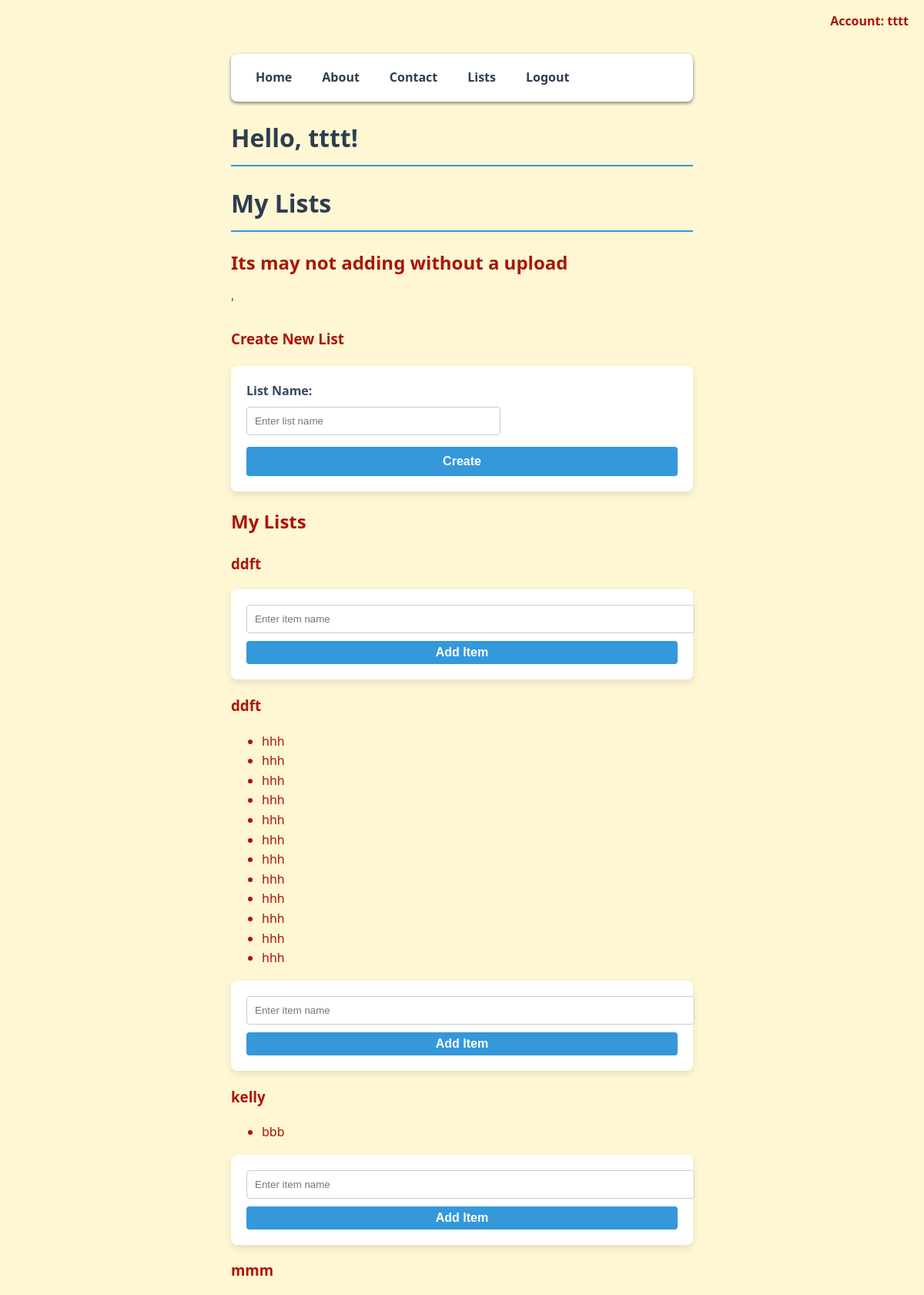
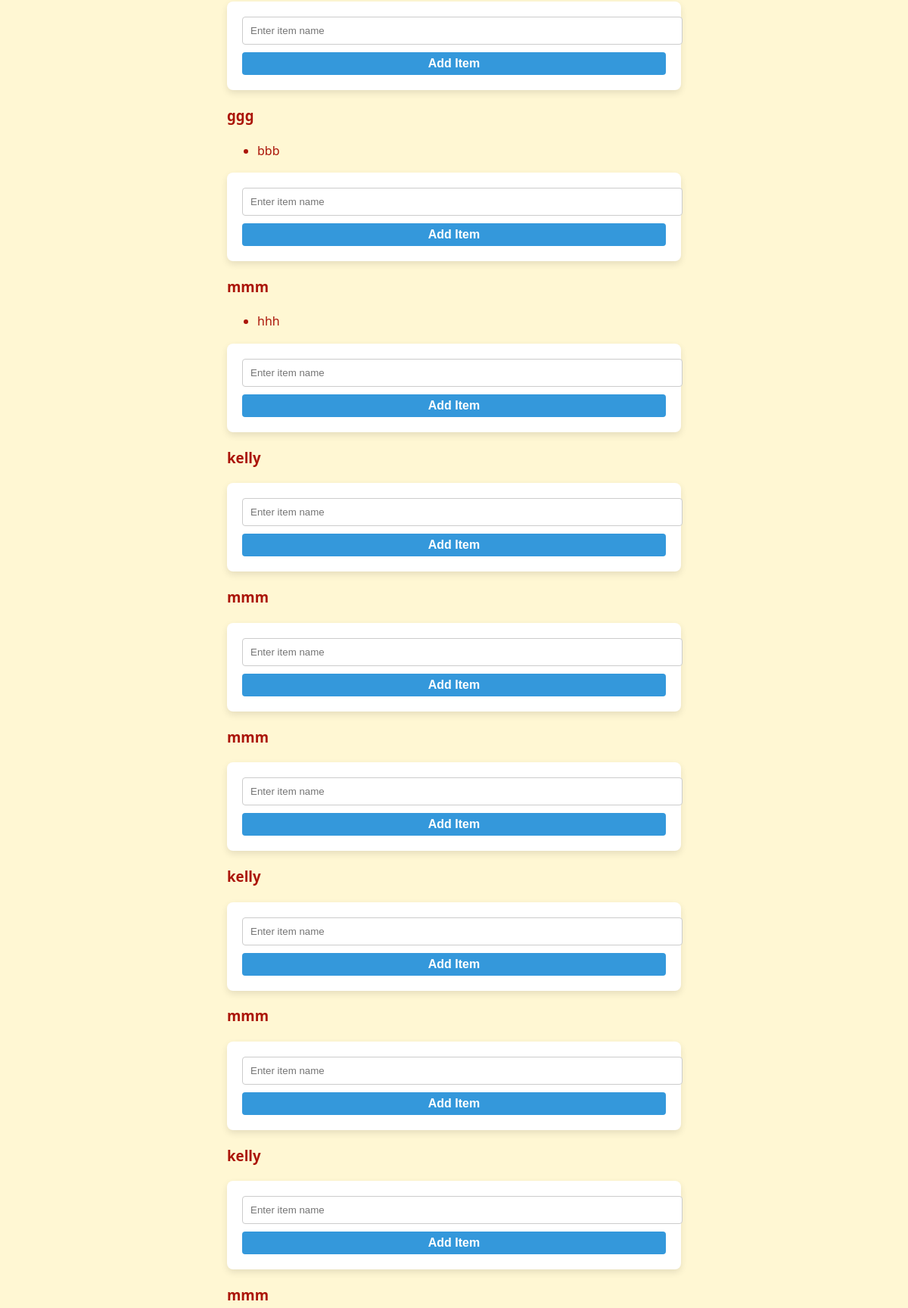
Screenshot of / (signed in, upper part) with the database file from the repository (2 pictures, top to bottom).
### site.py (models this page shows)
class Group(db.Model):
    id = db.Column(db.Integer, primary_key=True)
    name = db.Column(db.String(100), nullable=False)
    user_id = db.Column(db.Integer, db.ForeignKey('user.id'), nullable=False)
    items = db.relationship('Item', backref='group', cascade='all, delete-orphan', lazy=True)

class Item(db.Model):
    id = db.Column(db.Integer, primary_key=True)
    text = db.Column(db.String(200), nullable=False)
    group_id = db.Column(db.Integer, db.ForeignKey('group.id'), nullable=False)

### site.py (the view)
@app.route('/')
def home():
    username = session.get('username')
    lists = []
    if username:
        user = User.query.filter_by(username=username).first()
        if user:
            lists = Group.query.filter_by(user_id=user.id).all()
    return render_template('index.html', username=username, lists=lists)

### templates/index.html (shortened to what this page needs)
<!DOCTYPE html>
<html lang="en">
<head>
    <link rel="stylesheet" href="{{ url_for('static', filename='style.css') }}">
</head>
<body>
    <nav>
        <a href="{{url_for('home') }}">Home</a>
        <a href="{{url_for('about') }}">About</a>
        <a href="{{url_for('contact') }}">Contact</a>
        <a href="{{url_for('lists') }}">Lists</a>
        {% if username %}
            <a href="{{ url_for('logout') }}">Logout</a>
        {% else %}
            <a href="{{ url_for('login') }}">Login</a>
            <a href="{{ url_for('register') }}">Register</a>
        {% endif %}
    </nav>
    {% if username %}
        <div style='position: absolute; top:15px; right: 20px; font-weight: bold;'>
            Account: {{ username }}
        </div>
    {% endif %}
    <header>
        <h1>Hello, {{ username }}!</h1>
    </header>
    <h1>My Lists</h1>
    <h2>Its may not adding without a upload</h2>
    {% if username %}
        <div class='card'>'
            <h3>Create New List</h3>
            <form hx-post="{{ url_for('create_list') }}"
                  hx-target='#lists-container'
                  hx-swap='beforeend'
                  hx-on::after-request="this.reset()"
                  method="POST">
                <label for="list_name">List Name:</label>
                <input type="text" id="list_name" name="list_name" required placeholder="Enter list name">
                <button type="submit">Create</button>
            </form>
        </div>
        <h2>My Lists</h2>
        <div class='group-container' id='lists-container'>
            {% if lists %}
                {% for list in lists %}
                    <div class='group-card' id='list-card-{{ list.id }}'>
                        <h3>{{ list.name }}</h3>
                        <ul class='item-list' id='items-{{ list.id }}'>
                            {% for item in list.items %}
                                <li>{{ item.text }}</li>
                            {% endfor %}
                        </ul>
                        <form hx-post="{{ url_for('add_item', list_id=list.id) }}"
                              hx-target="#items-{{ list.id }}"
                              hx-swap="innerHTML"
                              hx-on::after-request="this.reset()"
                              style="margin-top: 15px;">
                            <input type="text" name="text" required placeholder="Enter item name" style="width: 100%; margin-bottom: 10px;">
                            <button type="submit" style='font-size: 16px; padding: 6px 12px;'>Add Item</button>
                        </form>
                    </div>
                {% endfor %}
            {% else %}
                <p>You have no lists yet. Create one above!</p>
            {% endif %}
        </div>
    {% else %}
        <p>Please <a href="{{url_for('login')}}">log in</a> or <a href="{{ url_for('register')}}">register</a> to view your lists.</p>
    {% endif %}
</body>
</html>

### static/style.css (style rules this page uses)
body { font-family: 'Segoe UI', Tahoma, Verdana, Geneva, sans-serif; background-color: #fff7d3; color: #AB1509; max-width: 600px; margin: 50px auto; padding: 20px; line-height: 1.6; }
h1 { color: #2c3e50; border-bottom: 2px solid #3498db; padding-bottom: 10px; }
nav { margin-bottom: 20px; }
nav a, p a { color: #3498db; text-decoration: none; margin-right: 15px; font-weight: 600; }
form { background: #ffffff; padding: 20px; border-radius: 7px; box-shadow: 0 4px 10px rgba(0, 0, 0, 0.05); margin-top: 20px; }
label { font-weight: 600; color: #34495e }
button[type='submit'] { background-color: #3498db; color: white; padding: 10px 20px; border: none; border-radius: 4px; cursor: pointer; font-size: 16px; font-weight: 600; width: 100%; }
nav { background-color: #ffff; padding: 12px 20px; border-radius: 8px; box-shadow: 0 2px 4px rgba(0, 0, 0, 0.5); margin-bottom: 20px; display: flex; gap: 15px; width:-moz-fit-content; }
nav a { color: #2c3e50; text-decoration: none; font-weight: 600; padding: 6px 12px; border-radius: 4px; transition: background-color 0.2s, color 0.2s; margin-right: 0; }
form { background-color: #ffffff; padding: 20px; border-radius: 8px; box-shadow: 0 4px 10px rgba(0, 0, 0, 0.1); margin-top: 20px; }
label { font-weight: 600; color: #34495e; display: block; margin-bottom: 8px; }
input[type='text'], input[type='password'] { width: 55%; padding: 10px; margin-bottom: 15px; border: 1px solid #ccc; border-radius: 4px; }
html { scroll-behavior: smooth; }
body { overflow-anchor: auto; }

### rows the page displays
Group: name "ddft"
Group: name "ddft"
Item: text "hhh"
Item: text "hhh"
Item: text "hhh"
Item: text "hhh"
Item: text "hhh"
Item: text "hhh"
Item: text "hhh"
Item: text "hhh"
Item: text "hhh"
Item: text "hhh"
Item: text "hhh"
Item: text "hhh"
Group: name "kelly"
Item: text "bbb"
Group: name "mmm"
Group: name "ggg"
Item: text "bbb"
Group: name "mmm"
Item: text "hhh"
Group: name "kelly"
Group: name "mmm"
Group: name "mmm"
Group: name "kelly"
Group: name "mmm"
Group: name "kelly"
Group: name "mmm"

### other values shown
{{ username }} "tttt"
